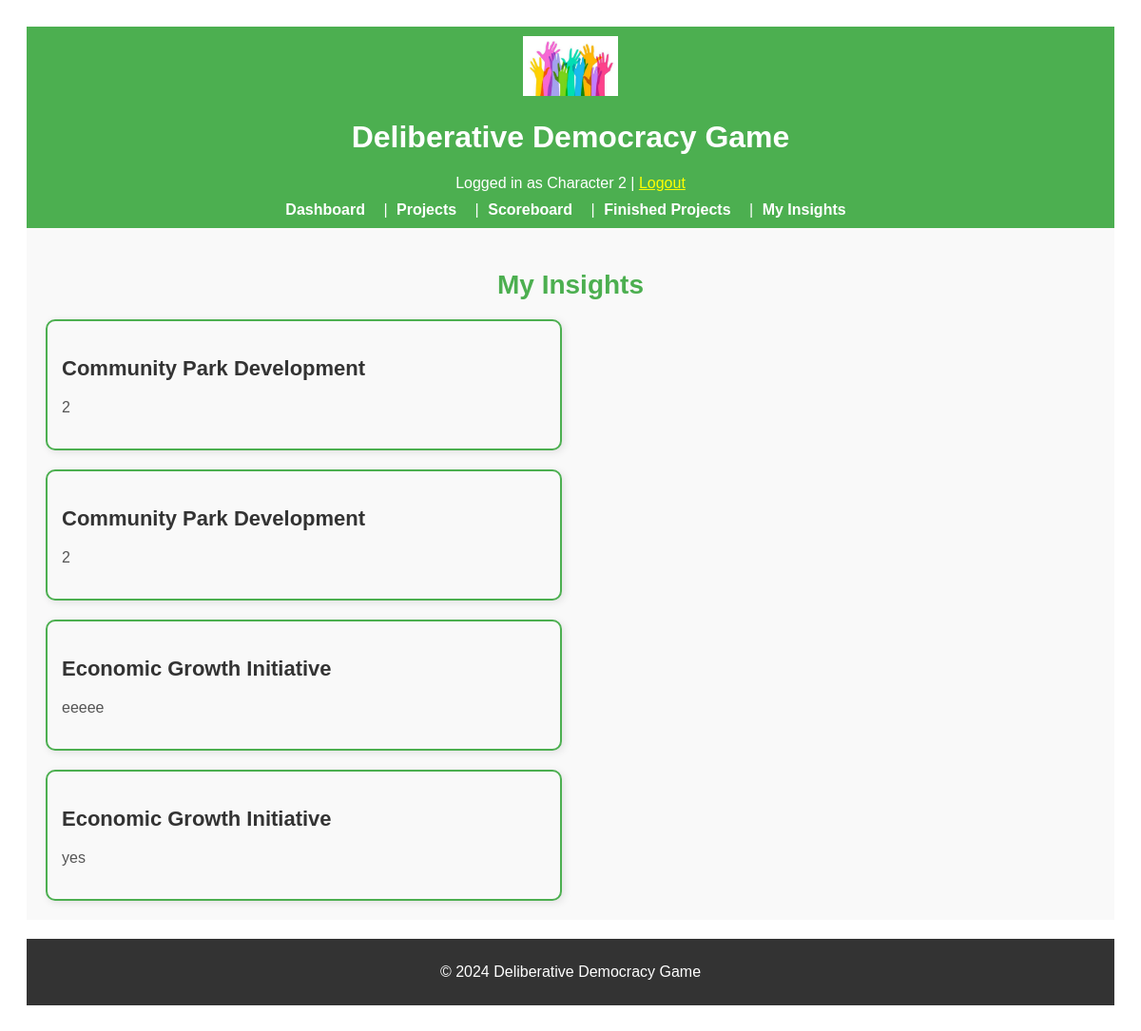
Page /insight (signed in) on the earlier database version.
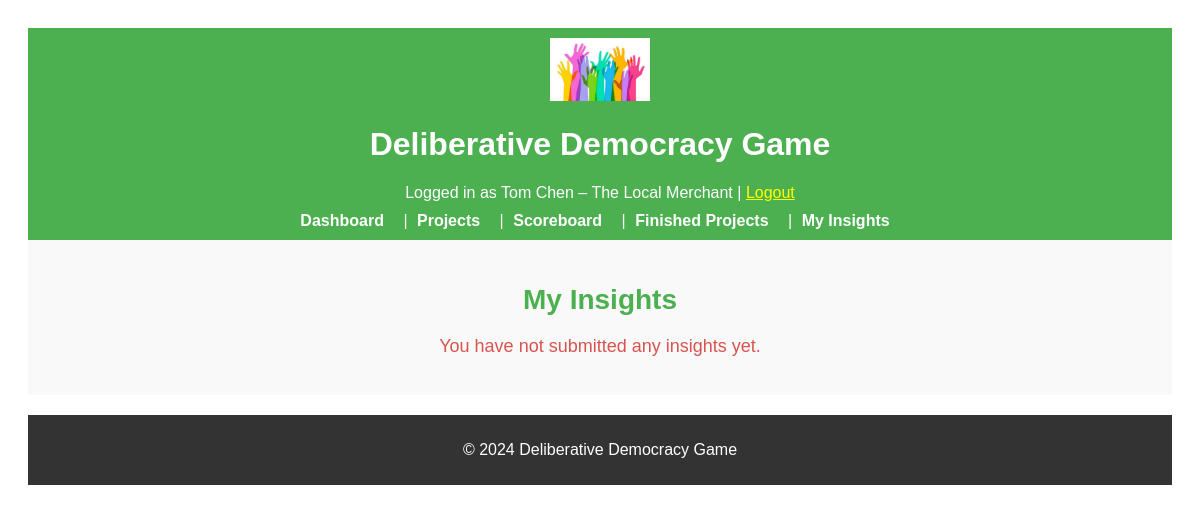
Same page on the later database version.
### app/models.py (models this page shows, shortened)
class User(UserMixin, db.Model):
    __tablename__ = "users"
    id = db.Column(db.Integer, primary_key=True)
    character_name = db.Column(db.String(64), unique=True, nullable=False)
    interests = db.Column(db.Text, nullable=True)
    utility_criteria = db.Column(db.Text, nullable=True)
    starting_resources = db.Column(db.Text, nullable=True)
    reading = db.Column(db.Text, nullable=True)
    environment = db.Column(db.Integer, default=0, nullable=True)
    money = db.Column(db.Integer, default=0, nullable=True)
    involvement = db.Column(db.Integer, default=0, nullable=True)
    welfare = db.Column(db.Integer, default=0, nullable=True)
    resources = db.relationship("Resource", backref="user", lazy=True)
    metrics = db.relationship("Metric", backref="user", lazy=True)

class ProjectInsight(db.Model):
    __tablename__ = "project_insights"
    id = db.Column(db.Integer, primary_key=True)
    user_id = db.Column(db.Integer, db.ForeignKey("users.id"), nullable=False)
    project_id = db.Column(db.Integer, db.ForeignKey("projects.id"), nullable=False)
    insight = db.Column(db.Text, nullable=False)
    user = db.relationship("User", backref="project_insights")
    project = db.relationship("Project", backref="project_insights")
    def __repr__(self):
        return f"<ProjectInsight User {self.user_id} Project {self.project_id}>"

class Project(db.Model):
    __tablename__ = "projects"
    id = db.Column(db.Integer, primary_key=True)
    name = db.Column(db.String(128), nullable=False)
    description = db.Column(db.Text, nullable=True)
    outcomes = db.Column(db.Text, nullable=True)
    required_resources = db.Column(db.Text, nullable=True)
    is_completed = db.Column(db.Boolean, default=False)
    personal_metric_updates = db.Column(
        db.JSON, nullable=True
    )  # JSON for user-specific metric updates

### app/routes.py (the view)
@main.route("/insight")
@login_required
def insight():
    insights = ProjectInsight.query.filter_by(user_id=current_user.id).all()
    all_insights = ProjectInsight.query.all()  # Fetch all insights for debugging
    print("Insights for current user:", insights)
    print("All ProjectInsight entries in the database:")
    for insight in all_insights:
        print(insight)
    return render_template("insight.html", insights=insights)

### app/routes.py (called while the page is built)
@login_manager.user_loader
def load_user(user_id):
    return User.query.get(int(user_id))

### app/templates/insight.html (shortened to what this page needs)
{% extends "base.html" %}
{% block content %}
<h2 class="insights-header">My Insights</h2>
{% if insights %}
<div class="insights-container">
    {% for insight in insights %}
    <div class="insight-box">
        <h3 class="project-title">{{ insight.project.name }}</h3>
        <p class="insight-text">{{ insight.insight }}</p>
    </div>
    {% endfor %}
</div>
{% else %}
<p class="no-insights-message">You have not submitted any insights yet.</p>
{% endif %}
{% endblock %}

### app/templates/base.html (shortened to what this page needs)
<!DOCTYPE html>
<html lang="en">
<head>
    <link rel="stylesheet" href="{{ url_for('static', filename='css/styles.css') }}">
</head>
<body>
    <header style="background-color: #4CAF50; padding: 10px; color: white; text-align: center;">
        <img src="{{ url_for('static', filename='images/logo.png') }}" alt="Game Logo"
            style="width: 100px; height: auto;">
        <h1>Deliberative Democracy Game</h1>
        {% if current_user.is_authenticated %}
        <p style="margin: 0;">Logged in as {{ current_user.character_name }} | <a href="{{ url_for('main.logout') }}"
                style="color: yellow;">Logout</a></p>
        {% endif %}
        <nav style="margin-top: 10px;">
            <a href="{{ url_for('main.dashboard') }}" style="color: white; padding: 5px;">Dashboard</a> |
            <a href="{{ url_for('main.project_list') }}" style="color: white; padding: 5px;">Projects</a> |
            <a href="{{ url_for('main.score_board') }}" style="color: white; padding: 5px;">Scoreboard</a> |
            <a href="{{ url_for('main.finished_projects') }}" style="color: white; padding: 5px;">Finished Projects</a>
            |
            <a href="{{ url_for('main.insight') }}" style="color: white; padding: 5px;">My Insights</a>
        </nav>
    </header>
    <main style="padding: 20px; background-color: #f9f9f9;">
        {% block content %}{% endblock %}
    </main>
    <footer style="background-color: #333; color: white; text-align: center; padding: 10px; margin-top: 20px;">
        <p>&copy; 2024 Deliberative Democracy Game</p>
    </footer>
</body>
</html>

Differences in the rows shown:
removed ProjectInsight: project.name "Community Park Development", insight "2"
removed ProjectInsight: project.name "Community Park Development", insight "2"
removed ProjectInsight: project.name "Economic Growth Initiative", insight "eeeee"
removed ProjectInsight: project.name "Economic Growth Initiative", insight "yes"
changed User: character_name "Character 2" → "Tom Chen – The Local Merchant"
Other differences:
text now shown: "You have not submitted any insights yet."
